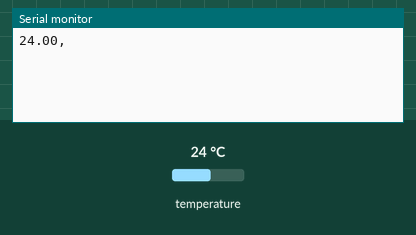
Simulated run of this sketch. Board: Arduino Uno, built with avr-gcc and run on an emulated ATmega328P. Shown: the last lines printed to the serial monitor. Inputs (shaded band) come from the test bench; at power-on: temperature 24 °C.

Above: at 1.5 s.
1.6 s: temperature set to 12 °C
At 2.0 s:
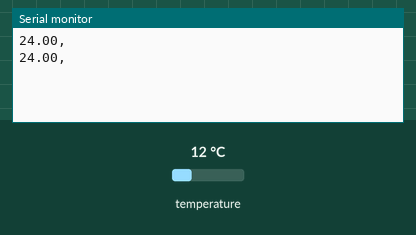
3.1 s: temperature set to 19 °C
At 3.8 s:
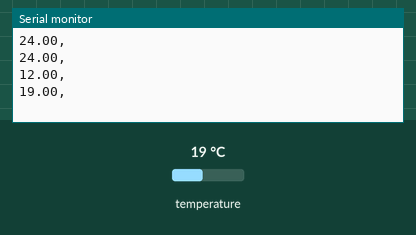
Timing chart, 0 to 6.1 s (numbered marks = the images above; inputs shaded):
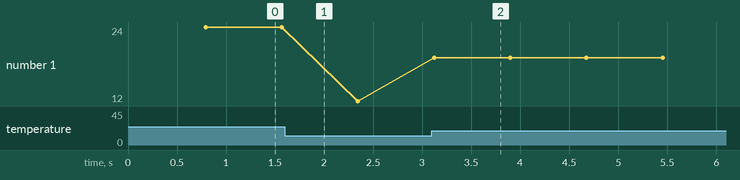

The sketch:

Arduino_Code_DAQ.ino
```cpp
#include <OneWire.h>
#include <DallasTemperature.h>

// Data wire is plugged into digital pin 2 on the Arduino
#define ONE_WIRE_BUS 2

// Setup a oneWire instance to communicate with any OneWire device
OneWire oneWire(ONE_WIRE_BUS);

// Pass oneWire reference to DallasTemperature library
DallasTemperature sensors(&oneWire);

int deviceCount = 0;
float tempC;
double tempxx[20] = {0};

void setup(void)
{
  sensors.begin();  // Start up the library
  Serial.begin(9600);

  // locate devices on the bus
 //Serial.print(" ");
 // Serial.print(" ");
  deviceCount = sensors.getDeviceCount();
 // Serial.print(deviceCount, DEC);
 // Serial.println(" devices.");
 // Serial.println("");
}

void loop(void)
{
  // Send command to all the sensors for temperature conversion
  sensors.requestTemperatures();

  // Display temperature from each sensor
  for (int i = 0;  i < deviceCount;  i++)
  {
    //Serial.print("S");
    //Serial.print(i+1);
    //Serial.print(" ");
      {
        tempC = sensors.getTempCByIndex(i);
        tempxx[i] = sensors.getTempCByIndex(i);
        Serial.print(tempxx[i]);
    }
  Serial.print(","); //space
  }

  Serial.println();
 // delay(1000);
}
```

Measured:
- after the input at 3.1 s, the serial monitor: prints a new line at once (image 2)
- plotted number 1: 24 → 12 after the input at 1.6 s, 12 → 19 after the input at 3.1 s
